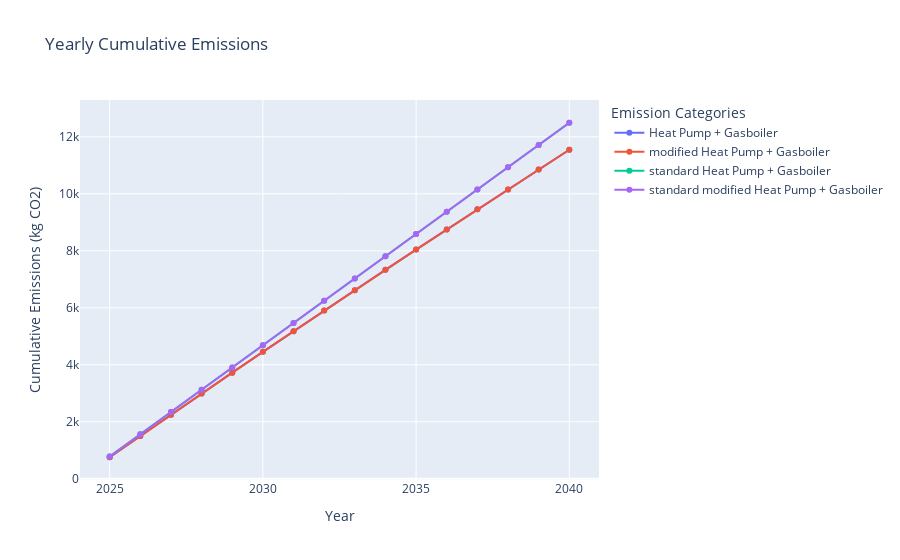

The notebook cell this image was saved under:
### Markdown cell above
basic analyses

### Code cell
testcase = df[df.epc_ind<=100].sort_values(by = 'tco', ascending = True).drop_duplicates(subset = 'name', keep = 'first')
testcase = testcase[testcase.name == 'type_0']
fig = go.Figure()
for heating_system in testcase.heating_system.unique():
    for dhw_system in testcase.dhw_system.unique():
        tmp = testcase[(testcase.heating_system == heating_system) & (testcase.dhw_system == dhw_system)]
        years = np.arange(2025, 2025 + len(y_fit_central[5:]))
        total_co2_cumulative = tmp['total_co2'].values * np.array([1 for i in range(16)]).cumsum()
        modified_total_co2_cumulative = tmp['total_co2_modified'].values * np.array([1 for i in range(16)]).cumsum()
        new_emissions_cumulative = tmp[[f'emissions_{year + 2025}' for year in range(len(y_fit_central[5:]))]].cumsum(axis=1)
        modified_new_emissions_cumulative = tmp[[f'modified_emissions_{year + 2025}' for year in range(len(y_fit_central[5:]))]].cumsum(axis=1)
        #new_emissions_cumulative = tmp[[f'emissions_{year + 2025}' for year in range(len(y_fit_central[5:]))]]
        # Create the Plotly scatter plot


        # Add total_co2 cumulative emissions
        # fig.add_trace(go.Scatter(
        #     x=years,
        #     y=total_co2_cumulative,
        #     mode='lines+markers',
        #     name='Total CO2 (Original)'
        # ))
        fig.add_trace(go.Scatter(
            x=years,
            y=new_emissions_cumulative.values[0],
            mode='lines+markers',
            name=f'{heating_system} + {dhw_system}'
        ))
        fig.add_trace(go.Scatter(
            x=years,
            y=modified_new_emissions_cumulative.values[0],
            mode='lines+markers',
            name=f'modified {heating_system} + {dhw_system}'
        ))
        fig.add_trace(go.Scatter(
            x=years,
            y=total_co2_cumulative,
            mode='lines+markers',
            name=f'standard {heating_system} + {dhw_system}'
        ))
        fig.add_trace(go.Scatter(
            x=years,
            y=modified_total_co2_cumulative,
            mode='lines+markers',
            name=f'standard modified {heating_system} + {dhw_system}'
        ))
        
# # Add newly calculated cumulative emissions
# tmp = testcase[testcase.heating_system == 'Heat Pump']
# years = np.arange(2025, 2025 + len(y_fit_central[5:]))
# #total_co2_cumulative = tmp['total_co2'].values * np.array([1 for i in range(16)]).cumsum()
# new_emissions_cumulative = tmp[[f'emissions_{year + 2025}' for year in range(len(y_fit_central[5:]))]].cumsum(axis=1)
# for i in range(new_emissions_cumulative.shape[0]):
#     fig.add_trace(go.Scatter(
#         x=years,
#         y=new_emissions_cumulative.iloc[i],
#         mode='lines+markers',
#         name=f'{tmp.heating_system.values}'
#     ))

# Update layout
fig.update_layout(
    title='Yearly Cumulative Emissions',
    xaxis_title='Year',
    yaxis_title='Cumulative Emissions (kg CO2)',
    legend_title='Emission Categories'
)

# Show the plot
fig.show()

### Figure 1 — Plotly figure (JSON) as saved in the notebook; plotly's stock layout.template omitted (floating-point values rounded to 4 significant figures)
{"data": [{"mode": "lines+markers", "name": "Heat Pump + Gasboiler", "type": "scatter", "x": [2025, 2026, 2027, 2028, 2029, 2030, 2031, 2032, 2033, 2034, 2035, 2036, 2037, 2038, 2039, 2040], "y": [755.2, 1505.0, 2249.0, 2989.0, 3724.0, 4454.0, 5180.0, 5901.0, 6619.0, 7333.0, 8043.0, 8750.0, 9454.0, 10150.0, 10850.0, 11550.0]}, {"mode": "lines+markers", "name": "modified Heat Pump + Gasboiler", "type": "scatter", "x": [2025, 2026, 2027, 2028, 2029, 2030, 2031, 2032, 2033, 2034, 2035, 2036, 2037, 2038, 2039, 2040], "y": [755.2, 1505.0, 2249.0, 2989.0, 3724.0, 4454.0, 5180.0, 5901.0, 6619.0, 7333.0, 8043.0, 8750.0, 9454.0, 10150.0, 10850.0, 11550.0]}, {"mode": "lines+markers", "name": "standard Heat Pump + Gasboiler", "type": "scatter", "x": [2025, 2026, 2027, 2028, 2029, 2030, 2031, 2032, 2033, 2034, 2035, 2036, 2037, 2038, 2039, 2040], "y": [780.9, 1562.0, 2343.0, 3124.0, 3904.0, 4685.0, 5466.0, 6247.0, 7028.0, 7809.0, 8590.0, 9371.0, 10150.0, 10930.0, 11710.0, 12490.0]}, {"mode": "lines+markers", "name": "standard modified Heat Pump + Gasboiler", "type": "scatter", "x": [2025, 2026, 2027, 2028, 2029, 2030, 2031, 2032, 2033, 2034, 2035, 2036, 2037, 2038, 2039, 2040], "y": [780.9, 1562.0, 2343.0, 3124.0, 3904.0, 4685.0, 5466.0, 6247.0, 7028.0, 7809.0, 8590.0, 9371.0, 10150.0, 10930.0, 11710.0, 12490.0]}], "layout": {"legend": {"title": {"text": "Emission Categories"}}, "title": {"text": "Yearly Cumulative Emissions"}, "xaxis": {"title": {"text": "Year"}}, "yaxis": {"title": {"text": "Cumulative Emissions (kg CO2)"}}}}
